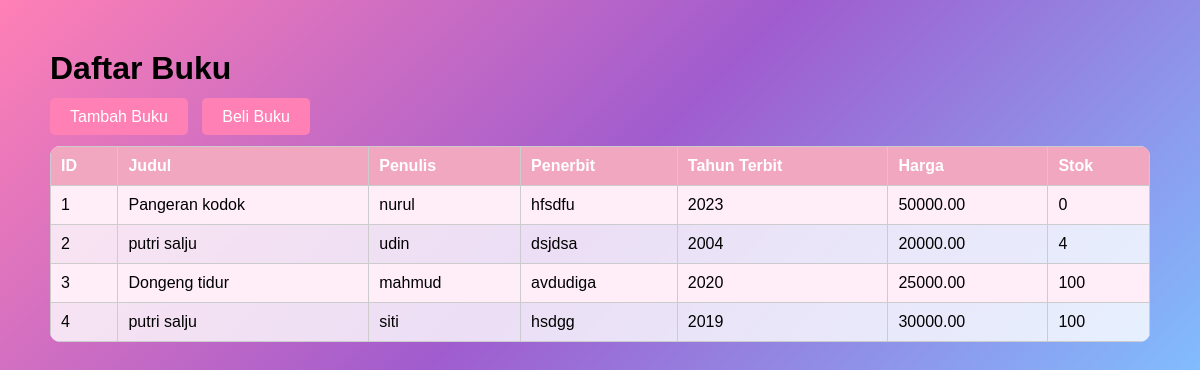
The page / on the database its author committed.
### tables this page shows
CREATE TABLE `buku` (
  `id_buku` int(11) NOT NULL,
  `judul` varchar(255) NOT NULL,
  `penulis` varchar(255) DEFAULT NULL,
  `penerbit` varchar(255) DEFAULT NULL,
  `tahun_terbit` year(4) DEFAULT NULL,
  `harga` decimal(10,2) DEFAULT NULL,
  `stok` int(11) DEFAULT NULL
);

### index.php (the view, shortened to what this page needs)
<?php
include 'koneksi.php';
$query = "SELECT * FROM buku";
$result = $koneksi->query($query);
?>
<!DOCTYPE html>
<html lang="id">
<head>
</head>
<body>
    <h1>Daftar Buku</h1>
    <div class="button-container">
        <a href="tambah_buku.php">Tambah Buku</a>
        <a href="form_pesanan.php">Beli Buku</a>
    </div>
    <table>
        <tr>
            <th>ID</th>
            <th>Judul</th>
            <th>Penulis</th>
            <th>Penerbit</th>
            <th>Tahun Terbit</th>
            <th>Harga</th>
            <th>Stok</th>
        </tr>
        <?php while ($row = $result->fetch_assoc()): ?>
        <tr>
            <td><?php echo $row['id_buku']; ?></td>
            <td><?php echo $row['judul']; ?></td>
            <td><?php echo $row['penulis']; ?></td>
            <td><?php echo $row['penerbit']; ?></td>
            <td><?php echo $row['tahun_terbit']; ?></td>
            <td><?php echo $row['harga']; ?></td>
            <td><?php echo $row['stok']; ?></td>
        </tr>
        <?php endwhile; ?>
    </table>
</body>
</html>

### index.php (style rules this page uses)
body { font-family: Arial, sans-serif; margin: 50px; background: linear-gradient(135deg, #ff80b5, #a05cce, #80bfff); }
table { width: 100%; border-collapse: collapse; margin-bottom: 20px; background-color: rgba(255, 255, 255, 0.8); border-radius: 10px; overflow: hidden; }
th, td { padding: 10px; border: 1px solid #ccc; text-align: left; }
th { background-color: #f1a7c0; color: white; }
tr:nth-child(even) { background-color: #ffeef8; }
.button-container { margin-bottom: 20px; }
.button-container a { background-color: #ff80b5; color: white; padding: 10px 20px; text-decoration: none; border-radius: 5px; margin-right: 10px; }

### rows shown on the page
buku: id_buku "1", judul "Pangeran kodok", penulis "nurul", penerbit "hfsdfu", tahun_terbit "2023", harga "50000.00", stok "0"
buku: id_buku "2", judul "putri salju", penulis "udin", penerbit "dsjdsa", tahun_terbit "2004", harga "20000.00", stok "4"
buku: id_buku "3", judul "Dongeng tidur", penulis "mahmud", penerbit "avdudiga", tahun_terbit "2020", harga "25000.00", stok "100"
buku: id_buku "4", judul "putri salju", penulis "siti", penerbit "hsdgg", tahun_terbit "2019", harga "30000.00", stok "100"
